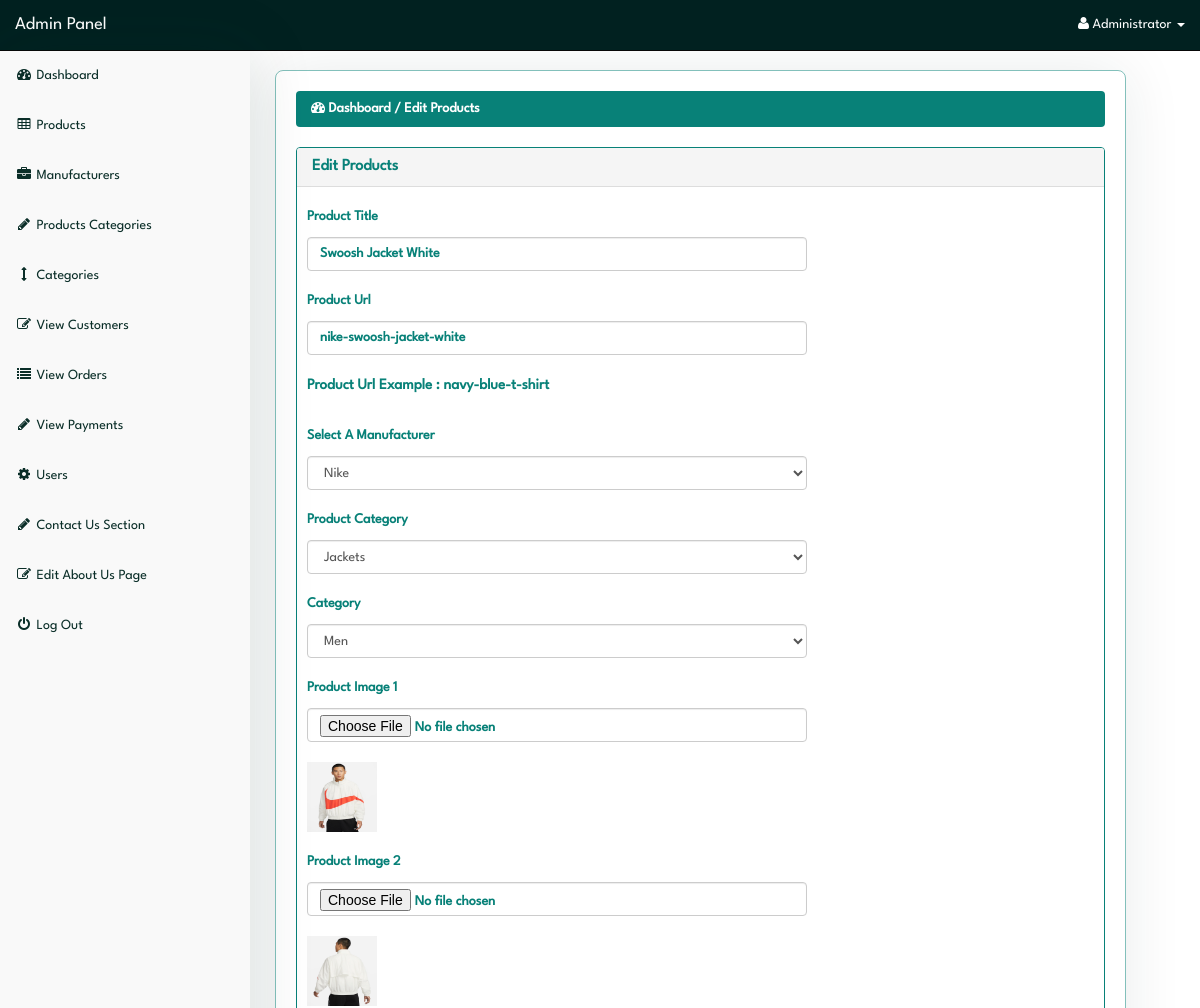
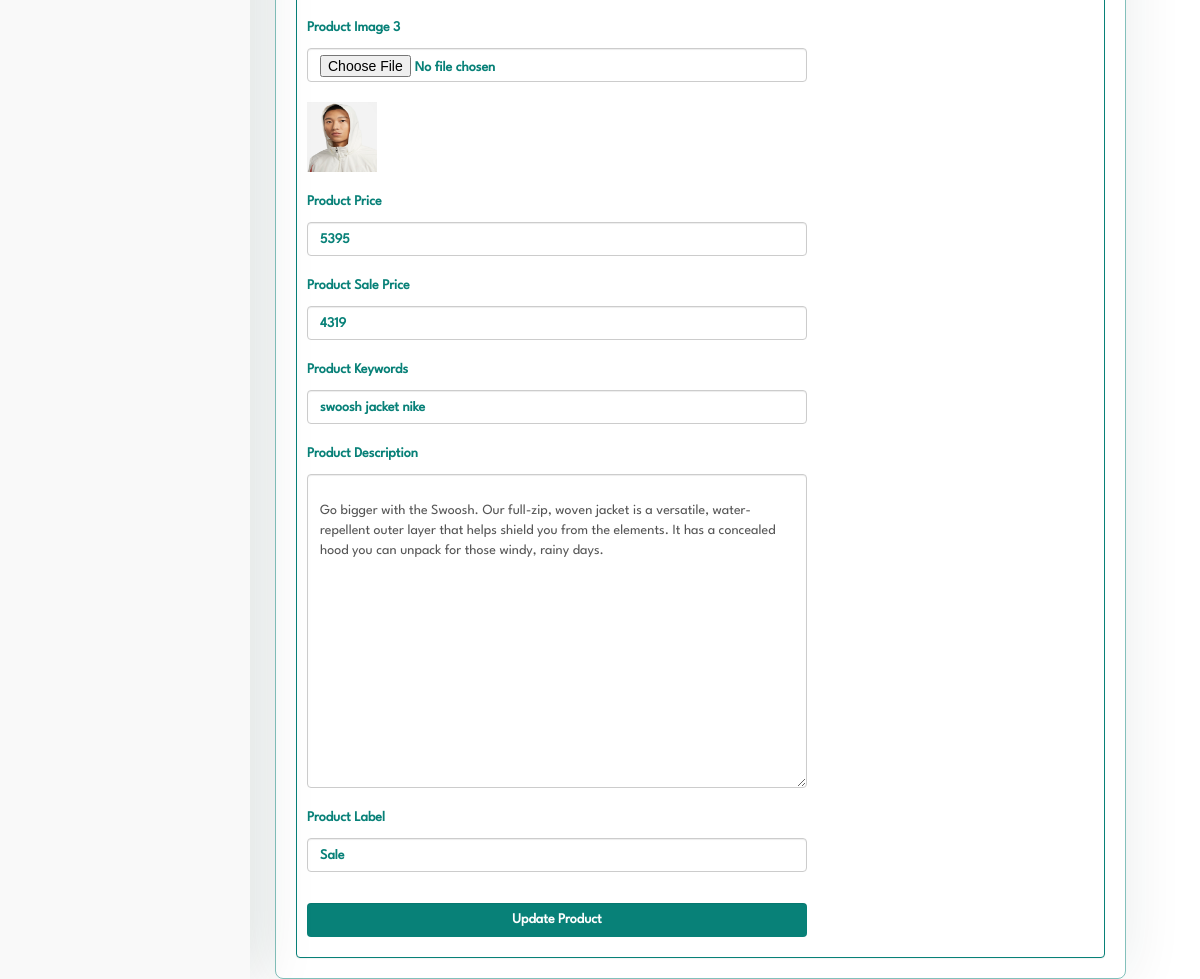
Page /admin/index.php?edit_product=19 (signed in) on the committed database (2 pictures, top to bottom).
### tables this page shows
CREATE TABLE `products` (
  `product_id` int(10) NOT NULL,
  `p_cat_id` int(10) NOT NULL,
  `cat_id` int(10) NOT NULL,
  `manufacturer_id` int(10) NOT NULL,
  `date` timestamp NOT NULL DEFAULT current_timestamp() ON UPDATE current_timestamp(),
  `product_title` text NOT NULL,
  `product_url` text NOT NULL,
  `product_img1` text NOT NULL,
  `product_img2` text NOT NULL,
  `product_img3` text NOT NULL,
  `product_price` int(10) NOT NULL,
  `product_psp_price` int(100) NOT NULL,
  `product_desc` text NOT NULL,
  `product_keywords` text NOT NULL,
  `product_label` text NOT NULL,
  `status` varchar(255) NOT NULL
);

CREATE TABLE `manufacturers` (
  `manufacturer_id` int(10) NOT NULL,
  `manufacturer_title` text NOT NULL,
  `manufacturer_top` text NOT NULL
);

CREATE TABLE `product_categories` (
  `p_cat_id` int(10) NOT NULL,
  `p_cat_title` text NOT NULL,
  `p_cat_top` text NOT NULL
);

CREATE TABLE `categories` (
  `cat_id` int(10) NOT NULL,
  `cat_title` text NOT NULL,
  `cat_top` text NOT NULL,
  `cat_image` text NOT NULL
);

### admin/edit_product.php (the view, shortened to what this page needs)
<?php
if(!isset($_SESSION['admin_email'])){
echo "<script>window.open('login.php','_self')</script>";
}
else {
?>
<?php
if(isset($_GET['edit_product'])){
$edit_id = $_GET['edit_product'];
$get_p = "select * from products where product_id='$edit_id'";
$run_edit = mysqli_query($con,$get_p);
$row_edit = mysqli_fetch_array($run_edit);
$p_title = $row_edit['product_title'];
$p_cat = $row_edit['p_cat_id'];
$cat = $row_edit['cat_id'];
$m_id = $row_edit['manufacturer_id'];
$p_image1 = $row_edit['product_img1'];
$p_image2 = $row_edit['product_img2'];
$p_image3 = $row_edit['product_img3'];
$p_price = $row_edit['product_price'];
$p_desc = $row_edit['product_desc'];
$p_keywords = $row_edit['product_keywords'];
$psp_price = $row_edit['product_psp_price'];
$p_label = $row_edit['product_label'];
$p_url = $row_edit['product_url'];
}
$get_manufacturer = "select * from manufacturers where manufacturer_id='$m_id'";
$run_manufacturer = mysqli_query($con,$get_manufacturer);
$row_manfacturer = mysqli_fetch_array($run_manufacturer);
$manufacturer_id = $row_manfacturer['manufacturer_id'];
$manufacturer_title = $row_manfacturer['manufacturer_title'];
$get_p_cat = "select * from product_categories where p_cat_id='$p_cat'";
$run_p_cat = mysqli_query($con,$get_p_cat);
$row_p_cat = mysqli_fetch_array($run_p_cat);
$p_cat_title = $row_p_cat['p_cat_title'];
$get_cat = "select * from categories where cat_id='$cat'";
$run_cat = mysqli_query($con,$get_cat);
$row_cat = mysqli_fetch_array($run_cat);
$cat_title = $row_cat['cat_title'];
?>
<!DOCTYPE html>
<html>
<head>
</head>
<body>
  <div class="row">
    <div class="col-lg-12">
      <ol class="breadcrumb">
        <li class="active">
          <i class="fa fa-dashboard"> </i> Dashboard / Edit Products
        </li>
      </ol>
    </div>
  </div>
  <div class="row">
    <div class="col-lg-12">
      <div class="panel panel-default">
        <div class="panel-heading">
          <h3 class="panel-title">
             Edit Products
          </h3>
        </div>
        <div class="panel-body">
          <form class="form-horizontal" method="post" enctype="multipart/form-data">
            <div class="form-group">
              <label class="col-md-3 control-label"> Product Title </label>
              <div class="col-md-6">
                <input type="text" name="product_title" class="form-control" required value="<?php echo $p_title; ?>">
              </div>
            </div>
            <div class="form-group">
              <label class="col-md-3 control-label"> Product Url </label>
              <div class="col-md-6">
                <input type="text" name="product_url" class="form-control" required value="<?php echo $p_url; ?>">
                <br>
                <p style="font-size:15px; font-weight:bold;">
                  Product Url Example : navy-blue-t-shirt
                </p>
              </div>
            </div>
            <div class="form-group">
              <label class="col-md-3 control-label"> Select A Manufacturer </label>
              <div class="col-md-6">
                <select name="manufacturer" class="form-control">
                  <option value="<?php echo $manufacturer_id; ?>">
                    <?php echo $manufacturer_title; ?>
                  </option>
                </select>
              </div>
            </div>
            <div class="form-group">
              <label class="col-md-3 control-label"> Product Category </label>
              <div class="col-md-6">
                <select name="product_cat" class="form-control">
                  <option value="<?php echo $p_cat; ?>"> <?php echo $p_cat_title; ?> </option>
                </select>
              </div>
            </div>
            <div class="form-group">
              <label class="col-md-3 control-label"> Category </label>
              <div class="col-md-6">
                <select name="cat" class="form-control">
                  <option value="<?php echo $cat; ?>"> <?php echo $cat_title; ?> </option>
                </select>
              </div>
            </div>
            <div class="form-group">
              <label class="col-md-3 control-label"> Product Image 1 </label>
              <div class="col-md-6">
                <input type="file" name="product_img1" class="form-control">
                <br><img src="product_images/<?php echo $p_image1; ?>" width="70" height="70">
              </div>
            </div>
            <div class="form-group">
              <label class="col-md-3 control-label"> Product Image 2 </label>
              <div class="col-md-6">
                <input type="file" name="product_img2" class="form-control">
                <br><img src="product_images/<?php echo $p_image2; ?>" width="70" height="70">
              </div>
            </div>
            <div class="form-group">
              <label class="col-md-3 control-label"> Product Image 3 </label>
              <div class="col-md-6">
                <input type="file" name="product_img3" class="form-control">
                <br><img src="product_images/<?php echo $p_image3; ?>" width="70" height="70">
              </div>
            </div>
            <div class="form-group">
              <label class="col-md-3 control-label"> Product Price </label>
              <div class="col-md-6">
                <input type="text" name="product_price" class="form-control" required value="<?php echo $p_price; ?>">
              </div>
            </div>
            <div class="form-group">
              <label class="col-md-3 control-label"> Product Sale Price </label>
              <div class="col-md-6">
                <input type="text" name="psp_price" class="form-control" required value="<?php echo $psp_price; ?>">
              </div>
            </div>
            <div class="form-group">
              <label class="col-md-3 control-label"> Product Keywords </label>
              <div class="col-md-6">
                <input type="text" name="product_keywords" class="form-control" required
                  value="<?php echo $p_keywords; ?>">
              </div>
            </div>
            <div class="form-group">
              <label class="col-md-3 control-label"> Product Description </label>
              <div class="col-md-6">
                <textarea name="product_desc" class="form-control" rows="15" id="product_desc"><?php echo $p_desc; ?></textarea>
              </div>
            </div>
            <div class="form-group">
              <label class="col-md-3 control-label"> Product Label </label>
              <div class="col-md-6">
                <input type="text" name="product_label" class="form-control" required value="<?php echo $p_label; ?>">
              </div>
            </div>
            <div class="form-group">
              <label class="col-md-3 control-label"></label>
              <div class="col-md-6">
                <input type="submit" name="update" value="Update Product" class="btn btn-primary form-control">
              </div>
            </div>
          </form>
        </div>
      </div>
    </div>
  </div>
</body>
</html>
<?php } ?>

### admin/index.php (shortened to what this page needs)
<?php
include("includes/db.php");
if(!isset($_SESSION['admin_email'])){
  echo "<script>window.open('login.php','_self')</script>";
} else {
  $admin_session = $_SESSION['admin_email'];
  $get_admin = "select * from admins  where admin_email='$admin_session'";
  $run_admin = mysqli_query($con,$get_admin);
  $row_admin = mysqli_fetch_array($run_admin);
  $admin_name = $row_admin['admin_name'];
?>
<!DOCTYPE html>
<html>
<head>
  <link href="css/bootstrap.min.css" rel="stylesheet">
  <link href="css/style.css" rel="stylesheet">
  <link href="font-awesome/css/font-awesome.min.css" rel="stylesheet">
</head>
<body>
  <div id="wrapper">
    <?php include("includes/sidebar.php");  ?>
    <div id="page-wrapper">
      <div class="container-fluid">
        <?php
          foreach ($pages as $param => $file) {
              if (isset($_GET[$param])) {
                  include($file);
                  break;
              }
          }
        ?>
      </div>
    </div>
  </div>
</body>
</html>
<?php } ?>

### admin/includes/sidebar.php (shortened to what this page needs)
<?php
if(!isset($_SESSION['admin_email'])){
echo "<script>window.open('login.php','_self')</script>";
}
else {
?>
<nav class="navbar navbar-inverse navbar-fixed-top">
  <div class="navbar-header">
    <a class="navbar-brand" href="index.php?dashboard">Admin Panel</a>
  </div>
  <ul class="nav navbar-right top-nav">
    <li class="dropdown">
      <a href="#" class="dropdown-toggle" data-toggle="dropdown">
        <i class="fa fa-user"></i>
        <?php echo $admin_name; ?> <b class="caret"></b>
      </a>
    </li>
  </ul>
  <div class="collapse navbar-collapse navbar-ex1-collapse">
    <ul class="nav navbar-nav side-nav">
      <li>
        <a href="index.php?dashboard">
          <i class="fa fa-fw fa-dashboard"></i> Dashboard
        </a>
      </li>
      <li>
        <a href="#" data-toggle="collapse" data-target="#products">
          <i class="fa fa-fw fa-table"></i> Products
        </a>
      </li>
      <li>
        <a href="#" data-toggle="collapse" data-target="#manufacturers">
          <i class="fa fa-fw fa-briefcase"></i> Manufacturers
        </a>
      </li>
      <li>
        <a href="#" data-toggle="collapse" data-target="#p_cat">
          <i class="fa fa-fw fa-pencil"></i> Products Categories
        </a>
      </li>
      <li>
        <a href="#" data-toggle="collapse" data-target="#cat">
          <i class="fa fa-fw fa-arrows-v"></i> Categories
        </a>
      </li>
      <li>
        <a href="index.php?view_customers">
          <i class="fa fa-fw fa-edit"></i> View Customers
        </a>
      </li>
      <li>
        <a href="index.php?view_orders">
          <i class="fa fa-fw fa-list"></i> View Orders
        </a>
      </li>
      <li>
        <a href="index.php?view_payments">
          <i class="fa fa-fw fa-pencil"></i> View Payments
        </a>
      </li>
      <li>
        <a href="#" data-toggle="collapse" data-target="#users">
          <i class="fa fa-fw fa-gear"></i> Users
        </a>
      </li>
      <li>
        <a href="#" data-toggle="collapse" data-target="#contact_us">
          <i class="fa fa-fw fa-pencil"> </i> Contact Us Section
        </a>
      </li>
      <li>
        <a href="index.php?edit_about_us">
          <i class="fa fa-fw fa-edit"></i> Edit About Us Page
        </a>
      </li>
      <li>
        <a href="logout.php">
          <i class="fa fa-fw fa-power-off"></i> Log Out
        </a>
      </li>
    </ul>
  </div>
</nav>
<?php } ?>

### admin/css/style.css (style rules this page uses)
:root { --p-clr-100: #088178; --p-clr-200: #ff4015; --p-clr-300: #0000d3; --p-clr-400: #ffb222; --p-clr-500: #0097d3; --p-clr-600: #00ad4e; --p-clr-700: #3a0080; --n-clr-100: #fefefe; --n-clr-200: #f9f9f9; --n-clr-300: #0a2e28; --n-clr-400: #012120; }
*, *::before, *::after { margin: 0; padding: 0; box-sizing: border-box; }
h1, h2, h3, h4, h5, h6 { font-weight: 600; }
body { font-family: 'LeagueSpartan-Regular', Helvetica, Arial, sans-serif; margin-top: 100px; }
@media (min-width: 768px) { body { margin-top: 50px; } }
#wrapper { padding-top: 1rem; padding-left: 255px; }
#page-wrapper { width: 90%; margin-top: 1rem; margin-left: 2rem; border-radius: 8px; border: 1px solid #08817980; box-shadow: 0 0 60px #0a2e2817; }
#page-wrapper .container-fluid { padding: 0; margin: 0; width: 100%; padding: 2rem; }
.top-nav { padding: 0 15px; }
.top-nav > li { display: inline-block; float: left; }
.top-nav > li > a { padding-top: 15px; padding-bottom: 15px; line-height: 20px; color: var(--n-clr-100); }
.navbar-inverse .navbar-nav > li > a { color: var(--n-clr-300); }
.navbar { background-color: var(--n-clr-400); }
.navbar .navbar-header a { color: white; }
.side-nav { position: fixed; top: 51px; width: 250px; border-radius: 0; overflow-y: auto; background-color: var(--n-clr-200); bottom: 0; overflow-x: hidden; padding-bottom: 40px; display: flex; align-items: center; justify-content: flex-start; flex-direction: column; box-shadow: 0 0 60px #0a2e2826; }
.side-nav > li, .side-nav > li > a { width: 100%; }
.row .col-lg-12 .panel { margin: 0; border: 0; }
.panel-body { border-radius: 5px; }
.container-fluid .row .col-lg-12 .breadcrumb { background-color: var(--p-clr-100); }
.container-fluid .row .col-lg-12 .breadcrumb li { color: var(--n-clr-100); font-weight: 600; }
.panel { border: 0; border: 1px solid var(--p-clr-100) !important; }
.panel-default .panel-title { color: #088178; }
.panel-default .panel-body { padding: 0; }
.form-horizontal { padding: 1rem; }
.form-horizontal .form-group { margin: 0; width: 50rem; display: flex; align-items: center; justify-content: center; flex-direction: column; gap: 1rem; }
.form-horizontal .form-group .control-label, .form-horizontal .form-group .col-md-6 { padding: 0; margin: 0; color: var(--p-clr-100); text-align: left; width: 100%; }
.form-horizontal .form-group .col-md-6 input { color: var(--p-clr-100); }
.form-horizontal .form-group .col-md-6 input, .form-horizontal .form-group .col-md-6 input::placeholder { font-weight: bold; }
.form-horizontal .form-group input[type='submit'] { border: 0; color: var(--n-clr-100); background-color: var(--p-clr-100); }

### rows in the picture
products: product_title "Swoosh Jacket White", product_url "nike-swoosh-jacket-white", manufacturer "Nike", product_cat "Jackets", cat "Men", product_img1 (picture), product_img2 (picture), product_img3 (picture), product_price "5395", psp_price "4319", product_keywords "swoosh jacket nike", product_desc "Go bigger with the Swoosh. Our full-zip, woven jacket is a versatile, water-repellent outer layer that helps shield you from the elements. It has a concealed hood you can unpack for those windy, rainy days.", product_label "Sale"

### other values in the picture
$admin_name "Administrator"
